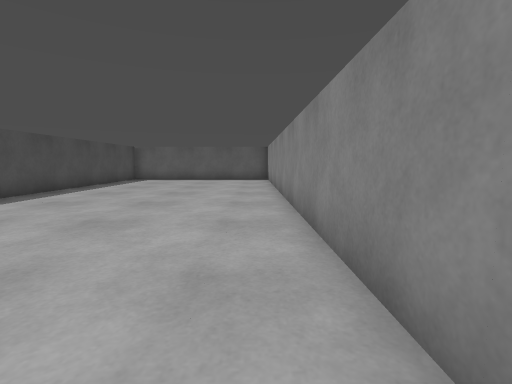
[1] (above)

16 first-person views from a walk through a robot-simulator world made for Gazebo. The camera is 0.1 m above the floor, tilts 6° down and sees 85° across. The floor is counted in squares, 0.1 m on a side. Each view is taken from the middle of a square. On the plan, view 1 faces up. The plan holds only what a view shows up to about 11 squares ahead; the rest is blank. The place goes on beyond the plan.

[2]
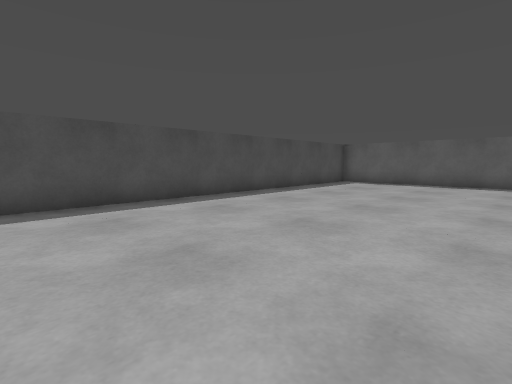

[3]
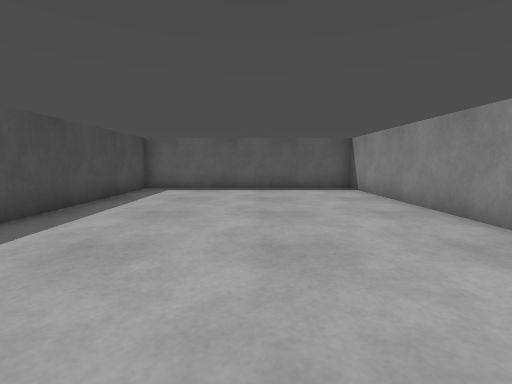

[4]
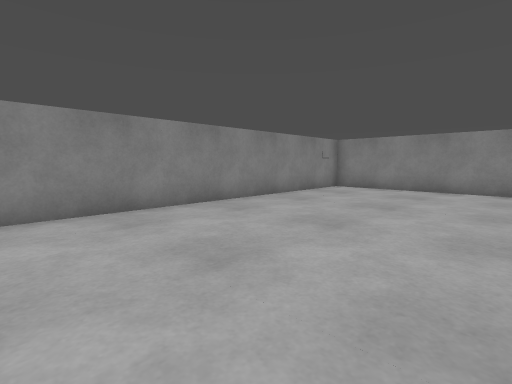

[5]
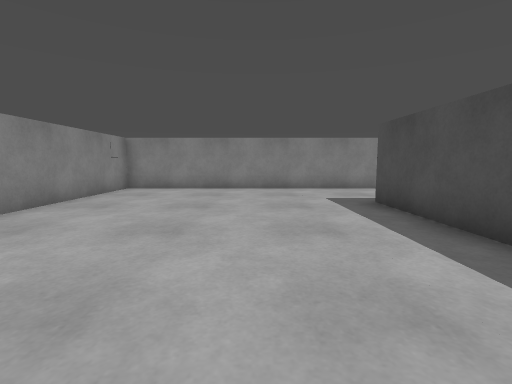

[6]
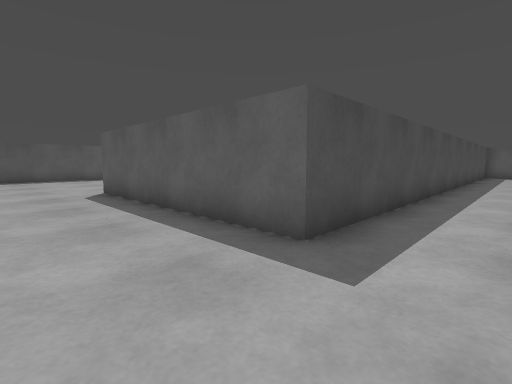

[7]
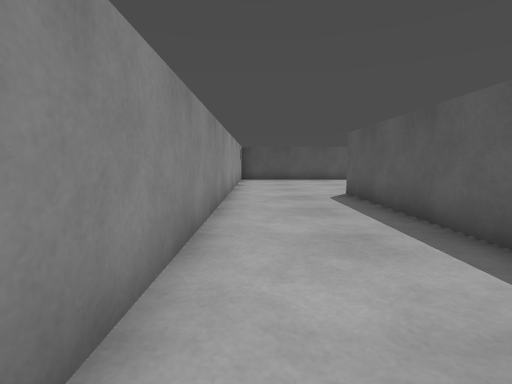

[8]
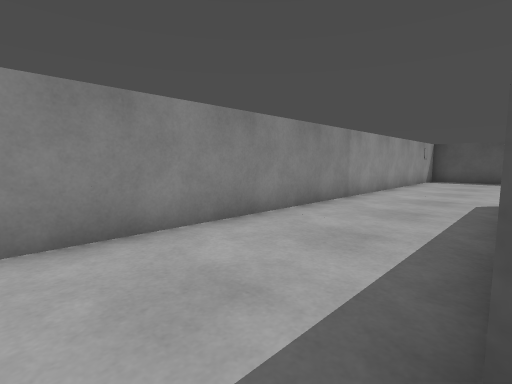

[9]
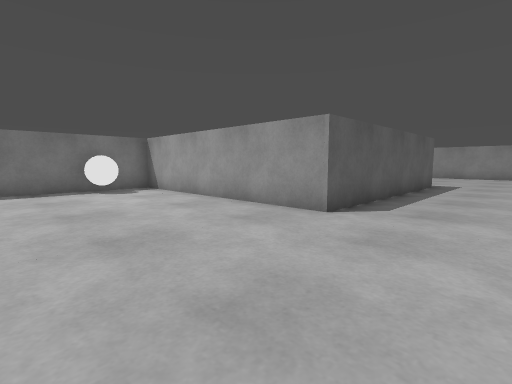

[10]
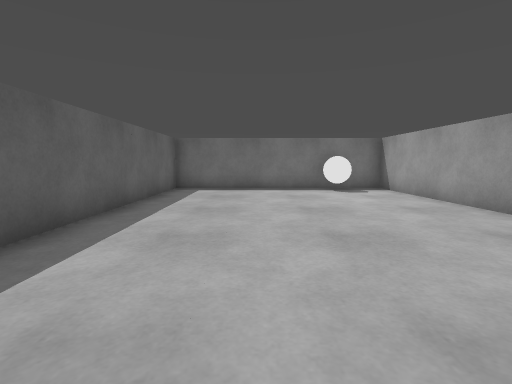

[11]
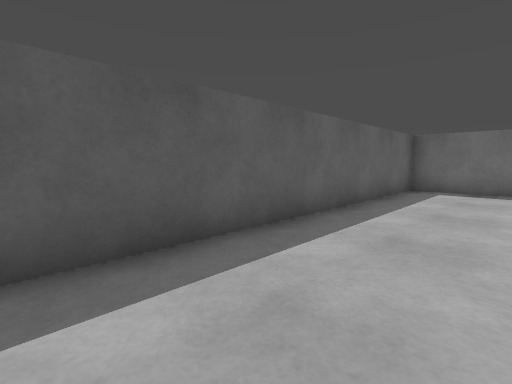

[12]
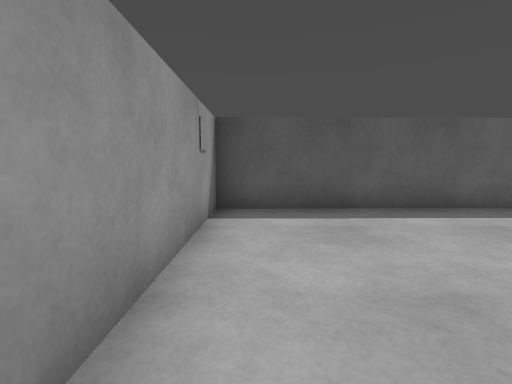

[13]
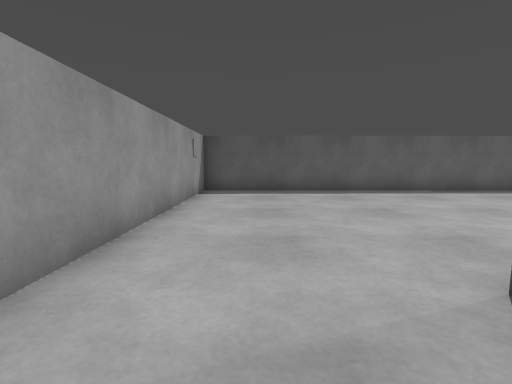

[14]
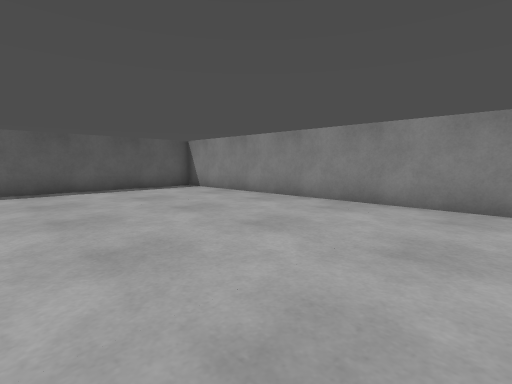

[15]
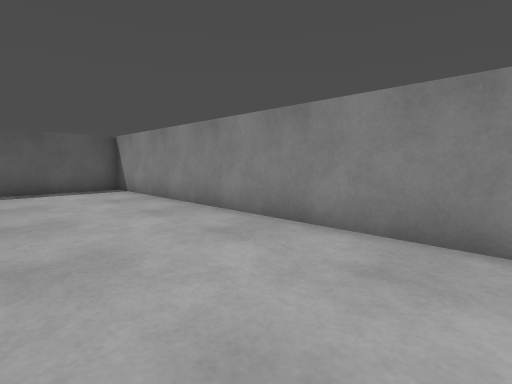

[16]
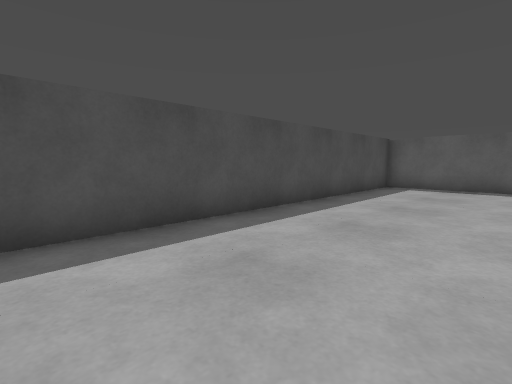

### Floor plan
Ten units are one square. View 1 is at (0, 0); x grows to the right and y downward. Boxes are objects, and circles mark ways between rooms. Rooms are numbered by the first view taken in them; rooms with no view inside come last. Other rooms are left out.
<svg viewBox="-236 -174 251 248">
<path fill="none" stroke="#000" d="M-165 69 10 69 7 -169 -73 -169 -70 31 -150 31M-150 31 -151 -49 -231 -49 -230 69 -165 69"/>
<rect x="-185" y="-45" width="20" height="10" fill="#bbb"><title>white ball</title></rect>
<circle cx="-157" cy="50" r="3" fill="#2a7"/>
<text x="-40" y="-30">1</text>
<text x="-190" y="10">2</text>
</svg>
Room 1 opens to room 2.

Where each view was taken, in squares from view 1:
view 1: 0 up, 0 right, facing up
view 2: 3 up, 0 right, facing up-left
view 3: 6 up, 3 left, facing up
view 4: 4 up, 5 left, facing down-right
view 5: 4 up, 4 left, facing down
view 6: 6 down, 5 left, facing up-left
view 7: 6 down, 6 left, facing left
view 8: 3 down, 6 left, facing down-left
view 9: 6 down, 20 left, facing up-right
view 10: 6 down, 20 left, facing up
view 11: 6 down, 20 left, facing up-left
view 12: 6 down, 17 left, facing left
view 13: 5 down, 13 left, facing left
view 14: 6 up, 6 left, facing up-right
view 15: 6 up, 3 left, facing up-right
view 16: 5 up, 3 left, facing up-left
